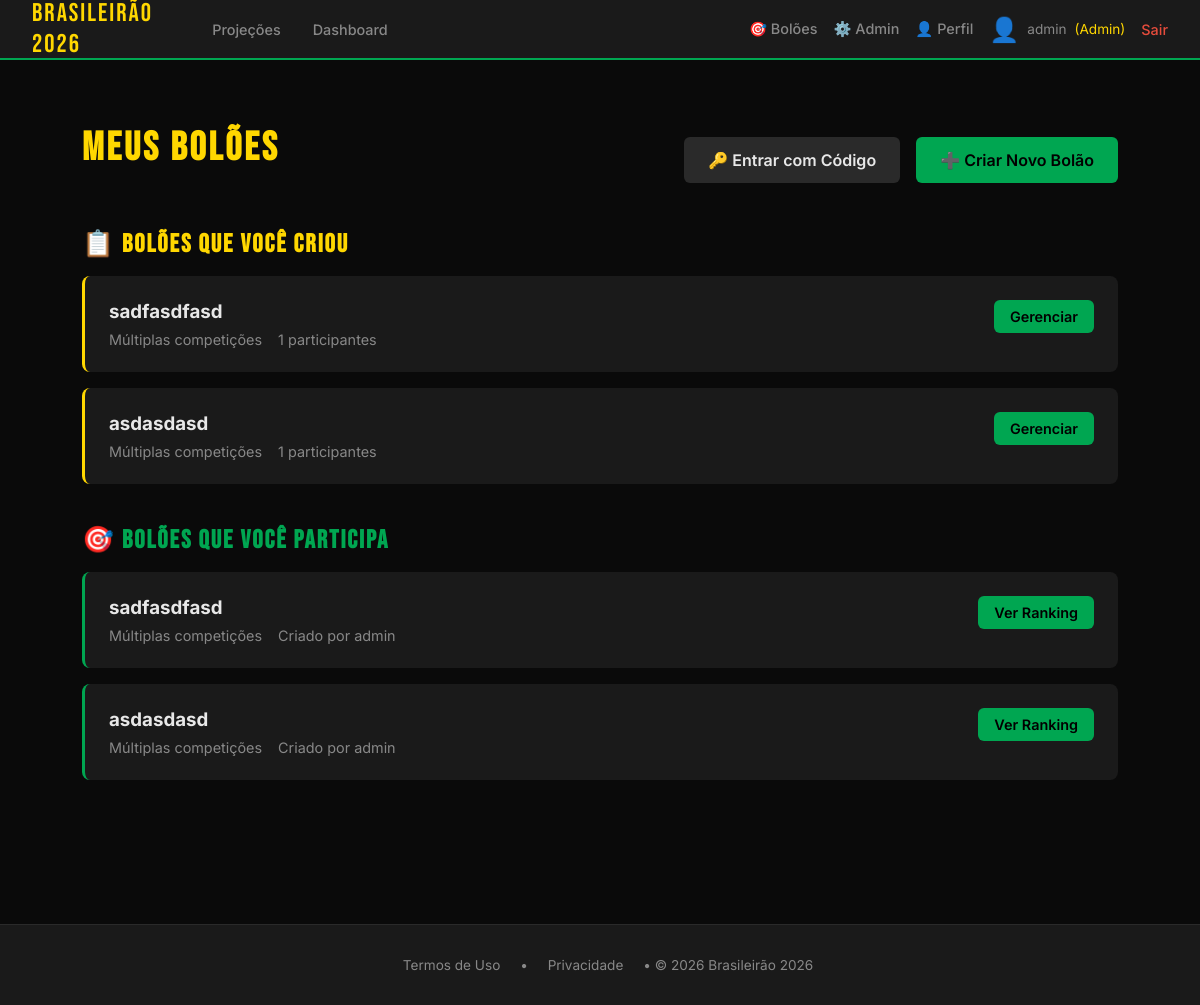
Before: /meus_boloes (signed in) with the older database file.
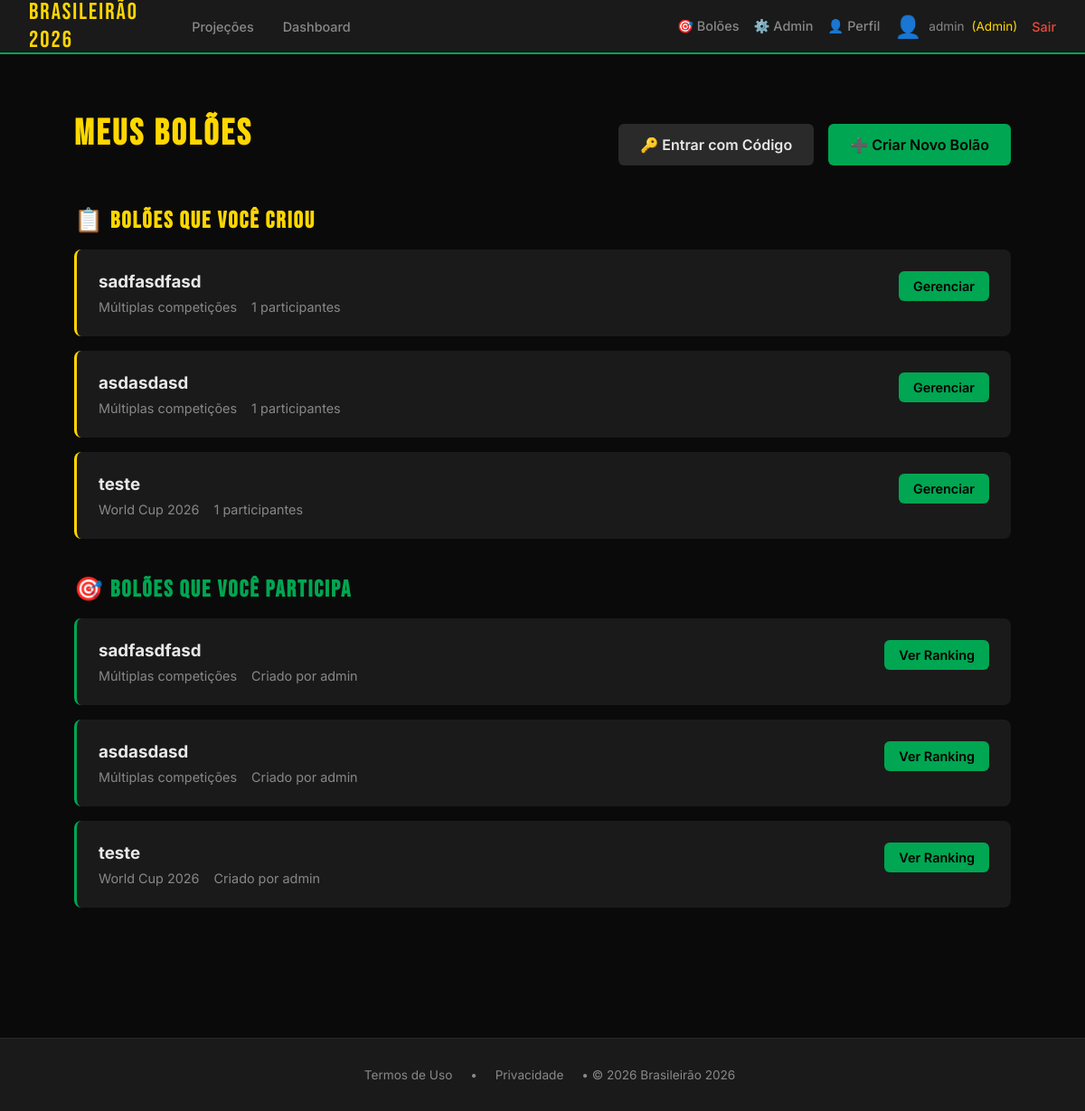
After: the same page with the newer database file.
### app/models.py (models this page shows, shortened)
class Usuario(UserMixin, db.Model):
    id = db.Column(db.Integer, primary_key=True)
    username = db.Column(db.String(80), unique=True, nullable=False)
    email = db.Column(db.String(120), unique=True, nullable=True)
    nome_completo = db.Column(db.String(200), nullable=True)
    password_hash = db.Column(db.String(200), nullable=False)
    is_admin = db.Column(db.Boolean, default=False)
    termos_aceitos_em = db.Column(db.DateTime)
    avatar_tipo = db.Column(db.String(20), default='sugerido')  # sugerido, upload
    avatar_sugerido_id = db.Column(db.Integer, db.ForeignKey('avatar_sugerido.id'), nullable=True)
    avatar_custom_url = db.Column(db.String(200), nullable=True)
    time_coracao_id = db.Column(db.Integer, db.ForeignKey('time.id'), nullable=True)
    tipo = db.Column(db.String(20), default='participante')  # admin, dono, participante
    status = db.Column(db.String(20), default='ativo')  # ativo, suspenso
    data_cadastro = db.Column(db.DateTime, default=db.func.now())

class Bolao(db.Model):
    id = db.Column(db.Integer, primary_key=True)
    nome = db.Column(db.String(100), nullable=False)
    competicao_id = db.Column(db.Integer, db.ForeignKey('competicao.id'), nullable=False)
    dono_id = db.Column(db.Integer, db.ForeignKey('usuario.id'), nullable=False)
    codigo_convite = db.Column(db.String(10), unique=True, nullable=False)
    regra_pontuacao_id = db.Column(db.Integer, db.ForeignKey('regra_pontuacao.id'), nullable=False)
    tipo_acesso = db.Column(db.String(20), default='publico')  # publico, privado
    tipo_bolao = db.Column(db.String(30), default='campeonato_completo')  # campeonato_completo, time_campeonato, time_ano_completo
    time_especifico_id = db.Column(db.Integer, db.ForeignKey('time.id'), nullable=True)
    ano = db.Column(db.Integer, nullable=True)
    status_pagamento = db.Column(db.String(20), default='pendente')  # pendente, aprovado, recusado
    valor_pago = db.Column(db.Float, default=0.0)
    data_pagamento = db.Column(db.DateTime, nullable=True)
    status = db.Column(db.String(20), default='ativo')  # ativo, encerrado
    data_criacao = db.Column(db.DateTime, default=db.func.now())
    competicao = db.relationship('Competicao', backref='boloes')
    dono = db.relationship('Usuario', foreign_keys=[dono_id], backref='boloes_criados')
    regra = db.relationship('RegraPontuacao', backref='boloes')
    participantes = db.relationship('ParticipanteBolao', backref='bolao', lazy='dynamic')
    time_especifico = db.relationship('Time', backref='boloes_time')  # NOVO relacionamento

class ParticipanteBolao(db.Model):
    id = db.Column(db.Integer, primary_key=True)
    bolao_id = db.Column(db.Integer, db.ForeignKey('bolao.id'), nullable=False)
    usuario_id = db.Column(db.Integer, db.ForeignKey('usuario.id'), nullable=False)
    data_entrada = db.Column(db.DateTime, default=db.func.now())
    pontos_totais = db.Column(db.Integer, default=0)
    usuario = db.relationship('Usuario', backref='participacoes')

class Competicao(db.Model):
    id = db.Column(db.Integer, primary_key=True)
    nome = db.Column(db.String(100), nullable=False)
    ano = db.Column(db.Integer, nullable=False)
    tipo = db.Column(db.String(50), nullable=False)  # brasileirao, copa_mundo, libertadores
    api_league_id = db.Column(db.Integer, nullable=True)
    uso = db.Column(db.String(20), default='ambos')  # projecao, bolao, ambos
    disponivel_dashboard = db.Column(db.Boolean, default=False)  # ADICIONA ESTA LINHA

### app/routes.py (the view)
@bp.route('/meus_boloes')
@login_required
def meus_boloes():
    from app.models import Bolao, ParticipanteBolao
    boloes_dono = Bolao.query.filter_by(dono_id=current_user.id).all()
    boloes_participante = ParticipanteBolao.query.filter_by(usuario_id=current_user.id).all()
    return render_template('meus_boloes.html',
                         boloes_dono=boloes_dono,
                         boloes_participante=boloes_participante)

### app/__init__.py (called while the page is built)
@login_manager.user_loader
def load_user(user_id):
    from app.models import Usuario
    return Usuario.query.get(int(user_id))

### app/templates/meus_boloes.html (shortened to what this page needs)
{% extends "base.html" %}
{% block content %}
<div style="max-width: 1200px; margin: 2rem auto;">
    <div style="display: flex; justify-content: space-between; align-items: center; margin-bottom: 2rem;">
        <h1>Meus Bolões</h1>
        <div style="display: flex; gap: 1rem;">
            <a href="/entrar_bolao" style="background: var(--cinza-medio); color: var(--texto); padding: 0.8rem 1.5rem;
                border-radius: 6px; text-decoration: none; font-weight: 600;">
                🔑 Entrar com Código
            </a>
            <a href="/criar_bolao" style="background: var(--verde); color: #000; padding: 0.8rem 1.5rem;
                border-radius: 6px; text-decoration: none; font-weight: 600;">
                ➕ Criar Novo Bolão
            </a>
        </div>
    </div>
   <div style="display: grid; gap: 1.5rem;">
        {% if boloes_dono|length > 0 %}
        <div>
            <h2 style="color: var(--amarelo); margin-bottom: 1rem;">📋 Bolões que você criou</h2>
            {% for bolao in boloes_dono %}
            <div class="bolao-card" style="background: var(--cinza); padding: 1.5rem; border-radius: 8px; margin-bottom: 1rem; border-left: 3px solid var(--amarelo);">
                <div class="bolao-info" style="display: flex; justify-content: space-between; align-items: start;">
                    <div>
                        <h3 style="margin-bottom: 0.5rem;">{{ bolao.nome }}</h3>
                        <div class="bolao-stats" style="color: var(--texto-fraco); font-size: 0.9rem; display: flex; gap: 1rem;">
                            <div>{{ bolao.competicao.nome if bolao.competicao else 'Múltiplas competições' }}</div>
                            <div>{{ bolao.participantes.count() }} participantes</div>
                        </div>
                    </div>
                    <a href="/bolao/{{ bolao.id }}" class="btn-criar" style="background: var(--verde); color: #000; padding: 0.5rem 1rem;
                        border-radius: 6px; text-decoration: none; font-weight: 600; font-size: 0.9rem; white-space: nowrap;">
                        Gerenciar
                    </a>
                </div>
            </div>
            {% endfor %}
        </div>
        {% endif %}
        {% if boloes_participante|length > 0 %}
        <div>
            <h2 style="color: var(--verde); margin-bottom: 1rem;">🎯 Bolões que você participa</h2>
            {% for participacao in boloes_participante %}
            <div class="bolao-card" style="background: var(--cinza); padding: 1.5rem; border-radius: 8px; margin-bottom: 1rem; border-left: 3px solid var(--verde);">
                <div class="bolao-info" style="display: flex; justify-content: space-between; align-items: start;">
                    <div>
                        <h3 style="margin-bottom: 0.5rem;">{{ participacao.bolao.nome }}</h3>
                        <div class="bolao-stats" style="color: var(--texto-fraco); font-size: 0.9rem; display: flex; gap: 1rem;">
                            <div>{{ participacao.bolao.competicao.nome if participacao.bolao.competicao else 'Múltiplas competições' }}</div>
                            <div>Criado por {{ participacao.bolao.dono.username }}</div>
                        </div>
                    </div>
                    <a href="/bolao/{{ participacao.bolao.id }}" class="btn-criar" style="background: var(--verde); color: #000; padding: 0.5rem 1rem;
                        border-radius: 6px; text-decoration: none; font-weight: 600; font-size: 0.9rem; white-space: nowrap;">
                        Ver Ranking
                    </a>
                </div>
            </div>
            {% endfor %}
        </div>
        {% endif %}
    </div>
</div>
{% endblock %}

### app/templates/base.html (shortened to what this page needs)
<!DOCTYPE html>
<html lang="pt-BR">
<head>
</head>
<body>
    <nav>
        <a href="/" class="logo">Brasileirão 2026</a>
        <div class="nav-desktop">
            <a href="/projecoes">Projeções</a>
            <a href="/dashboard">Dashboard</a>
            <div style="margin-left: auto; display: flex; align-items: center; gap: 1rem;">
                {% if current_user.is_authenticated %}
                    <a href="/meus_boloes">🎯 Bolões</a>
                    {% if current_user.is_admin %}
                        <a href="/admin/competicoes">⚙️ Admin</a>
                    {% endif %}
                    <a href="/perfil">👤 Perfil</a>
                    <span style="display: flex; align-items: center; gap: 0.5rem; color: var(--texto-fraco); font-size: 0.85rem;">
                        {% if current_user.avatar_tipo == 'sugerido' and current_user.avatar_sugerido_id %}
                            <span style="font-size: 1.5rem;">{{ ['⚽', '🏆', '👟', '🥅', '🔥', '⭐', '⚡', '💪', '🎯', '👊', '🚀', '💎'][current_user.avatar_sugerido_id - 1] }}</span>
                        {% elif current_user.avatar_tipo == 'upload' and current_user.avatar_custom_url %}
                            <img src="{{ current_user.avatar_custom_url }}" style="width: 30px; height: 30px; border-radius: 50%; object-fit: cover;">
                        {% else %}
                            <span style="font-size: 1.5rem;">👤</span>
                        {% endif %}
                        {{ current_user.username }}
                        {% if current_user.is_admin %}
                            <span style="color: var(--amarelo);">(Admin)</span>
                        {% endif %}
                    </span>
                    <a href="/logout" style="color: #e74c3c;">Sair</a>
                {% else %}
                    <a href="/login">Login</a>
                    <a href="/registro">Criar Conta</a>
                {% endif %}
            </div>
        </div>
    </nav>
    <div class="container">
        {% block content %}{% endblock %}
    </div>
    <footer style="background: var(--cinza); padding: 2rem; margin-top: 4rem; text-align: center; border-top: 1px solid var(--cinza-medio);">
        <div style="color: var(--texto-fraco); font-size: 0.85rem;">
            <a href="/termos" style="color: var(--texto-fraco); text-decoration: none; margin: 0 1rem;">Termos de Uso</a>
            •
            <a href="/privacidade" style="color: var(--texto-fraco); text-decoration: none; margin: 0 1rem;">Privacidade</a>
            •
            <span>© 2026 Brasileirão 2026</span>
        </div>
    </footer>
</body>
</html>

### app/templates/base.html (style rules this page uses)
:root { --verde: #00a651; --amarelo: #ffd700; --azul: #003087; --escuro: #0a0a0a; --cinza: #1a1a1a; --cinza-medio: #2a2a2a; --texto: #e8e8e8; --texto-fraco: #888; }
* { margin: 0; padding: 0; box-sizing: border-box; }
body { background: var(--escuro); color: var(--texto); font-family: 'Inter', sans-serif; min-height: 100vh; }
nav { background: var(--cinza); border-bottom: 2px solid var(--verde); padding: 0 2rem; display: flex; align-items: center; gap: 2rem; height: 60px; }
nav .logo { font-family: 'Bebas Neue', sans-serif; font-size: 1.6rem; color: var(--amarelo); letter-spacing: 2px; text-decoration: none; }
nav a { color: var(--texto-fraco); text-decoration: none; font-size: 0.9rem; font-weight: 500; transition: color 0.2s; }
.container { max-width: 1100px; margin: 0 auto; padding: 2rem; }
h1 { font-family: 'Bebas Neue', sans-serif; font-size: 2.5rem; letter-spacing: 3px; color: var(--amarelo); margin-bottom: 1.5rem; }
h2 { font-family: 'Bebas Neue', sans-serif; font-size: 1.6rem; letter-spacing: 2px; color: var(--verde); margin-bottom: 1rem; }
.nav-desktop { display: flex; align-items: center; gap: 2rem; width: 100%; }

Changed rows visible on the page:
added Bolao: nome "teste", competicao "World Cup 2026", participantes.count "1"
added ParticipanteBolao: bolao.nome "teste", bolao.competicao "World Cup 2026", bolao.dono.username "admin"
